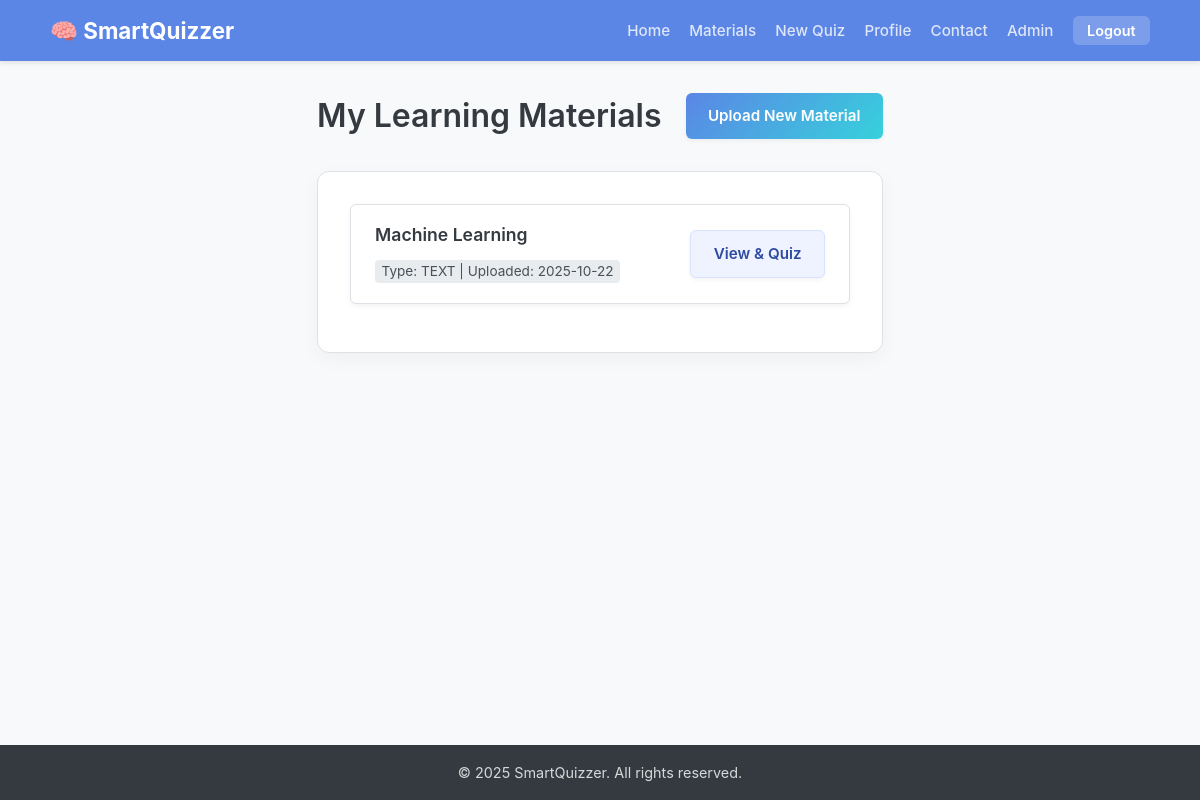
/materials (signed in), run on the app's committed database.
### app.py (models this page shows)
class LearningMaterial(db.Model):
    id = db.Column(db.Integer, primary_key=True)
    user_id = db.Column(db.Integer, db.ForeignKey('user.id'), nullable=False)
    title = db.Column(db.String(200), nullable=False)
    content = db.Column(db.Text, nullable=False) # The extracted text content
    material_type = db.Column(db.String(20), nullable=False) # 'pdf', 'url', 'text'
    created_at = db.Column(db.DateTime, default=datetime.utcnow)

### app.py (the view)
@app.route('/materials')
@login_required
def list_materials():
    materials = LearningMaterial.query.filter_by(user_id=session['user_id']).order_by(LearningMaterial.created_at.desc()).all()
    return render_template('list_materials.html', materials=materials)

### app.py (called while the page is built)
def login_required(f):
    @functools.wraps(f)
    def decorated_function(*args, **kwargs):
        if 'user_id' not in session:
            flash('Please log in to access this page.', 'warning')
            return redirect(url_for('login'))
        return f(*args, **kwargs)
    return decorated_function

### templates/list_materials.html (shortened to what this page needs)
{% extends "base.html" %}
{% block content %}
<div class="materials-header">
    <h1>My Learning Materials</h1>
    <a href="{{ url_for('upload_material') }}" class="btn btn-primary">Upload New Material</a>
</div>
<div class="card">
    {% if materials %}
        <ul class="material-list">
            {% for material in materials %}
            <li class="material-item">
                <div class="material-info">
                    <h3>{{ material.title }}</h3>
                    <span>Type: {{ material.material_type.upper() }} | Uploaded: {{ material.created_at.strftime('%Y-%m-%d') }}</span>
                </div>
                <div class="material-actions">
                    <a href="{{ url_for('view_material', material_id=material.id) }}" class="btn btn-secondary">
                        View & Quiz
                    </a>
                </div>
            </li>
            {% endfor %}
        </ul>
    {% else %}
        <p class="text-center">You have not uploaded any learning materials yet.</p>
        <p class="text-center mt-1">
            <a href="{{ url_for('upload_material') }}">Upload your first document</a> to get started!
        </p>
    {% endif %}
</div>
{% endblock %}

### static/style.css (style rules this page uses)
:root { --primary-color: #5b86e5; --primary-dark: #36d1dc; --secondary-color: #6a89cc; --light-color: #f8f9fa; --dark-color: #343a40; --text-color: #495057; --white-color: #fff; --success-color: #28a745; --success-light: #d4edda; --danger-color: #dc3545; --danger-light: #f8d7da; --warning-color: #ffc107; --warning-light: #fff3cd; --warning-text: #664d03; --info-color: #17a2b8; --info-light: #d1ecf1; --info-text: #055160; --border-color: #dee2e6; --shadow: 0 5px 15px rgba(0, 0, 0, 0.08); --border-radius: 6px; --primary-gradient: linear-gradient(135deg, var(--primary-color), var(--primary-dark)); }
* { box-sizing: border-box; margin: 0; padding: 0; }
body { font-family: -apple-system, BlinkMacSystemFont, "Segoe UI", Roboto, "Helvetica Neue", Arial, sans-serif; line-height: 1.6; background-color: var(--light-color); color: var(--text-color); display: flex; flex-direction: column; min-height: 100vh; font-size: 16px; }
a { color: var(--primary-color); text-decoration: none; transition: color 0.2s ease; }
h1, h2, h3 { color: var(--dark-color); margin-bottom: 1.25rem; font-weight: 600; line-height: 1.3; }
h1 { font-size: 2rem; }
h3 { font-size: 1.3rem; }
.btn { display: inline-block; padding: 0.7rem 1.4rem; font-size: 0.95rem; font-weight: 600; border: none; border-radius: var(--border-radius); cursor: pointer; transition: all 0.2s ease; text-align: center; box-shadow: 0 2px 4px rgba(0,0,0,0.05); line-height: 1.5; }
.btn-primary { background: var(--primary-gradient); color: var(--white-color); border: none; }
.btn-secondary { background-color: #6c757d; color: var(--white-color); }
.card { background: var(--white-color); border-radius: var(--border-radius); box-shadow: var(--shadow); padding: 2rem; margin-bottom: 1.5rem; border: 1px solid var(--border-color); }
.material-item, .user-item { display: flex; justify-content: space-between; align-items: center; background: var(--white-color); border: 1px solid var(--border-color); border-radius: var(--border-radius); padding: 1rem; }
.material-info, .user-info { flex-grow: 1; }
.material-actions, .user-actions { display: flex; gap: 0.5rem; }
.material-list { list-style: none; padding: 0; }
.material-item { background: var(--white-color); padding: 1.2rem 1.5rem; border-radius: var(--border-radius); box-shadow: 0 2px 5px rgba(0,0,0,0.05); margin-bottom: 1rem; display: flex; flex-wrap: wrap; justify-content: space-between; align-items: center; border: 1px solid var(--border-color); gap: 0.5rem; }
.material-info { flex-grow: 1; }
.material-info h3 { margin-bottom: 0.2rem; font-size: 1.1rem; }
.material-info span { font-size: 0.85rem; color: var(--text-color); background: #e9ecef; padding: 0.2rem 0.4rem; border-radius: 4px; }
.material-actions { flex-shrink: 0; }
.materials-header { display: flex; justify-content: space-between; align-items: center; margin-bottom: 2rem; gap: 1.5rem; flex-wrap: wrap; }
.card h3 { margin: 0 0 .75rem 0; font-size: 1.1rem; color: var(--dark-color); }
.btn.btn-secondary { background:#eef3ff; color:#2d4aa0; border:1px solid #d9e2ff; }
.analytics-grid, .chart-container, .card { box-shadow: 0 6px 20px rgba(0,0,0,.04); border-radius: 12px; }
.card { border: 1px solid var(--border-color); background: var(--white-color); }
.materials-header h1 { margin: 0; flex: 1; min-width: 200px; }
.materials-header .btn { flex-shrink: 0; }

### data on the page
LearningMaterial: title "Machine Learning", material_type "TEXT", created_at "2025-10-22"
